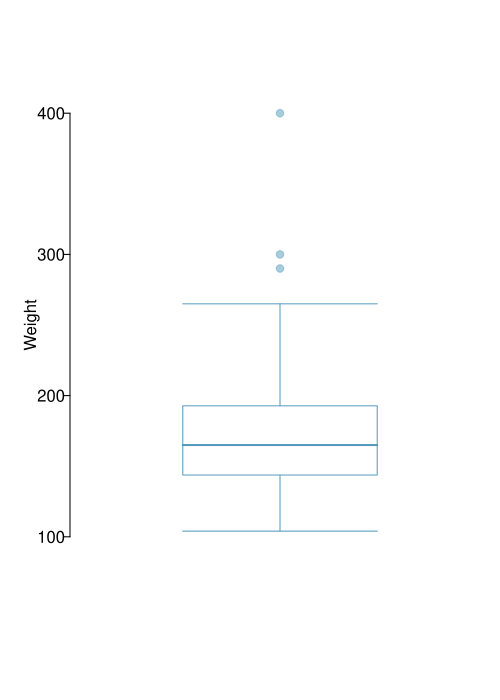

Recreate this plot in R.
library(openintro)
#data(famuss)
data(COL)

myPDF("cdcSampWeightBoxPlot.pdf", 5, 7,
      mar = c(3.5, 3.5, 1, 0.5),
      mgp = c(1.5, 0.25, 0),
)

boxPlot(cdc.samp$weight,
        ylab = 'Weight',
        ylim = c(50, 450),
        pch = 19,
        pchCex = 1,
        lcol = COL[1],
        col = COL[1,3])

dev.off()
